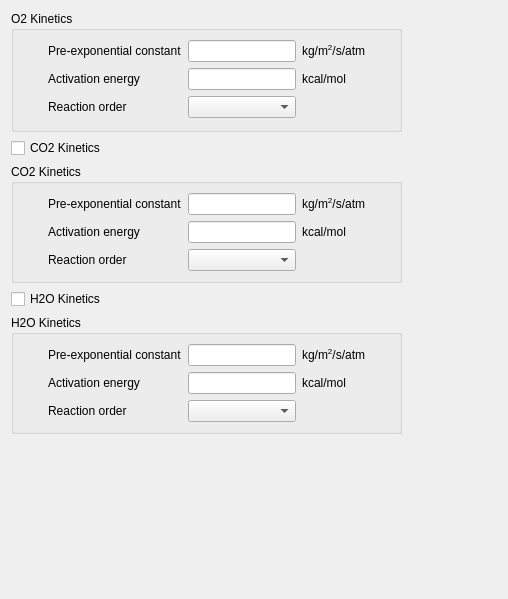
            <widget class="QWidget" name="tab_6">
             <attribute name="title">
              <string>Char combustion</string>
             </attribute>
             <layout class="QGridLayout" name="gridLayout_16">
              <item row="0" column="0">
               <layout class="QVBoxLayout" name="verticalLayout_5">
                <item>
                 <widget class="QGroupBox" name="groupBoxParametersO2">
                  <property name="title">
                   <string>O2 Kinetics</string>
                  </property>
                  <layout class="QGridLayout">
                   <item row="0" column="0">
                    <layout class="QHBoxLayout">
                     <item>
                      <spacer>
                       <property name="orientation">
                        <enum>Qt::Horizontal</enum>
                       </property>
                       <property name="sizeHint" stdset="0">
                        <size>
                         <width>16</width>
                         <height>80</height>
                        </size>
                       </property>
                      </spacer>
                     </item>
                     <item>
                      <layout class="QGridLayout">
                       <item row="0" column="0">
                        <widget class="QLabel" name="labelConstO2">
                         <property name="text">
                          <string>Pre-exponential constant</string>
                         </property>
                        </widget>
                       </item>
                       <item row="0" column="1">
                        <widget class="QLineEdit" name="lineEditConstO2"/>
                       </item>
                       <item row="0" column="2">
                        <widget class="QLabel" name="labelUnitConstO2">
                         <property name="text">
                          <string>kg/m&lt;sup&gt;2&lt;/sup&gt;/s/atm</string>
                         </property>
                        </widget>
                       </item>
                       <item row="1" column="0">
                        <widget class="QLabel" name="labelEnergyO2">
                         <property name="text">
                          <string>Activation energy</string>
                         </property>
                        </widget>
                       </item>
                       <item row="1" column="1">
                        <widget class="QLineEdit" name="lineEditEnergyO2"/>
                       </item>
                       <item row="1" column="2">
                        <widget class="QLabel" name="labelUnitO2">
                         <property name="text">
                          <string>kcal/mol</string>
                         </property>
                        </widget>
                       </item>
                       <item row="2" column="0">
                        <widget class="QLabel" name="labelReactionOrderO2">
                         <property name="text">
                          <string>Reaction order</string>
                         </property>
                        </widget>
                       </item>
                       <item row="2" column="1">
                        <widget class="QComboBox" name="comboBoxReactO2"/>
                       </item>
                      </layout>
                     </item>
                     <item>
                      <spacer>
                       <property name="orientation">
                        <enum>Qt::Horizontal</enum>
                       </property>
                       <property name="sizeHint" stdset="0">
                        <size>
                         <width>16</width>
                         <height>80</height>
                        </size>
                       </property>
                      </spacer>
                     </item>
                    </layout>
                   </item>
                  </layout>
                 </widget>
                </item>
                <item>
                 <widget class="QCheckBox" name="checkBoxCO2Kinetics">
                  <property name="text">
                   <string>CO2 Kinetics</string>
                  </property>
                 </widget>
                </item>
                <item>
                 <widget class="QGroupBox" name="groupBoxParametersCO2">
                  <property name="title">
                   <string>CO2 Kinetics</string>
                  </property>
                  <layout class="QGridLayout" name="gridLayout_2">
                   <item row="0" column="0">
                    <layout class="QHBoxLayout" name="horizontalLayout_3">
                     <item>
                      <spacer name="horizontalSpacer">
                       <property name="orientation">
                        <enum>Qt::Horizontal</enum>
                       </property>
                       <property name="sizeHint" stdset="0">
                        <size>
                         <width>13</width>
                         <height>13</height>
                        </size>
                       </property>
                      </spacer>
                     </item>
                     <item>
                      <layout class="QGridLayout" name="gridLayout">
                       <item row="0" column="0">
                        <widget class="QLabel" name="labelConstCO2">
                         <property name="text">
                          <string>Pre-exponential constant</string>
                         </property>
                        </widget>
                       </item>
                       <item row="0" column="1" rowspan="3">
                        <layout class="QVBoxLayout" name="verticalLayout">
                         <item>
                          <widget class="QLineEdit" name="lineEditConstCO2"/>
                         </item>
                         <item>
                          <widget class="QLineEdit" name="lineEditEnergyCO2"/>
                         </item>
                         <item>
                          <widget class="QComboBox" name="comboBoxReactCO2"/>
                         </item>
                        </layout>
                       </item>
                       <item row="0" column="2">
                        <widget class="QLabel" name="labelUnitConstCO2">
                         <property name="text">
                          <string>kg/m&lt;sup&gt;2&lt;/sup&gt;/s/atm</string>
                         </property>
                        </widget>
                       </item>
                       <item row="1" column="0">
                        <widget class="QLabel" name="labelEnergyCO2">
                         <property name="text">
                          <string>Activation energy</string>
                         </property>
                        </widget>
                       </item>
                       <item row="1" column="2">
                        <widget class="QLabel" name="labelUnitCO2">
                         <property name="text">
                          <string>kcal/mol</string>
                         </property>
                        </widget>
                       </item>
                       <item row="2" column="0">
                        <widget class="QLabel" name="labelReactionOrderCO2">
                         <property name="text">
                          <string>Reaction order</string>
                         </property>
                        </widget>
                       </item>
                      </layout>
                     </item>
                     <item>
                      <spacer name="horizontalSpacer_2">
                       <property name="orientation">
                        <enum>Qt::Horizontal</enum>
                       </property>
                       <property name="sizeHint" stdset="0">
                        <size>
                         <width>17</width>
                         <height>17</height>
                        </size>
                       </property>
                      </spacer>
                     </item>
                    </layout>
                   </item>
                  </layout>
                 </widget>
                </item>
                <item>
                 <widget class="QCheckBox" name="checkBoxH2OKinetics">
                  <property name="text">
                   <string>H2O Kinetics</string>
                  </property>
                 </widget>
                </item>
                <item>
                 <widget class="QGroupBox" name="groupBoxParametersH2O">
                  <property name="title">
                   <string>H2O Kinetics</string>
                  </property>
                  <layout class="QGridLayout" name="gridLayout_3">
                   <item row="0" column="0">
                    <layout class="QHBoxLayout" name="horizontalLayout_27">
                     <item>
                      <spacer name="horizontalSpacer_5">
                       <property name="orientation">
                        <enum>Qt::Horizontal</enum>
                       </property>
                       <property name="sizeHint" stdset="0">
                        <size>
                         <width>13</width>
                         <height>13</height>
                        </size>
                       </property>
                      </spacer>
                     </item>
                     <item>
                      <layout class="QGridLayout" name="gridLayout_12">
                       <item row="0" column="0">
                        <widget class="QLabel" name="labelConstH2O">
                         <property name="text">
                          <string>Pre-exponential constant</string>
                         </property>
                        </widget>
                       </item>
                       <item row="0" column="1" rowspan="3">
                        <layout class="QVBoxLayout" name="verticalLayout_11">
                         <item>
                          <widget class="QLineEdit" name="lineEditConstH2O"/>
                         </item>
                         <item>
                          <widget class="QLineEdit" name="lineEditEnergyH2O"/>
                         </item>
                         <item>
                          <widget class="QComboBox" name="comboBoxReactH2O"/>
                         </item>
                        </layout>
                       </item>
                       <item row="0" column="2">
                        <widget class="QLabel" name="labelUnitConstH2O">
                         <property name="text">
                          <string>kg/m&lt;sup&gt;2&lt;/sup&gt;/s/atm</string>
                         </property>
                        </widget>
                       </item>
                       <item row="1" column="0">
                        <widget class="QLabel" name="labelEnergyH2O">
                         <property name="text">
                          <string>Activation energy</string>
                         </property>
                        </widget>
                       </item>
                       <item row="1" column="2">
                        <widget class="QLabel" name="labelUnitH2O">
                         <property name="text">
                          <string>kcal/mol</string>
                         </property>
                        </widget>
                       </item>
                       <item row="2" column="0">
                        <widget class="QLabel" name="labelReactionOrderH2O">
                         <property name="text">
                          <string>Reaction order</string>
                         </property>
                        </widget>
                       </item>
                      </layout>
                     </item>
                     <item>
                      <spacer name="horizontalSpacer_6">
                       <property name="orientation">
                        <enum>Qt::Horizontal</enum>
                       </property>
                       <property name="sizeHint" stdset="0">
                        <size>
                         <width>17</width>
                         <height>17</height>
                        </size>
                       </property>
                      </spacer>
                     </item>
                    </layout>
                   </item>
                  </layout>
                 </widget>
                </item>
               </layout>
              </item>
              <item row="0" column="1">
               <spacer name="horizontalSpacer_14">
                <property name="orientation">
                 <enum>Qt::Horizontal</enum>
                </property>
                <property name="sizeHint" stdset="0">
                 <size>
                  <width>95</width>
                  <height>20</height>
                 </size>
                </property>
               </spacer>
              </item>
              <item row="1" column="0">
               <spacer>
                <property name="orientation">
                 <enum>Qt::Vertical</enum>
                </property>
                <property name="sizeHint" stdset="0">
                 <size>
                  <width>391</width>
                  <height>154</height>
                 </size>
                </property>
               </spacer>
              </item>
             </layout>
            </widget>
